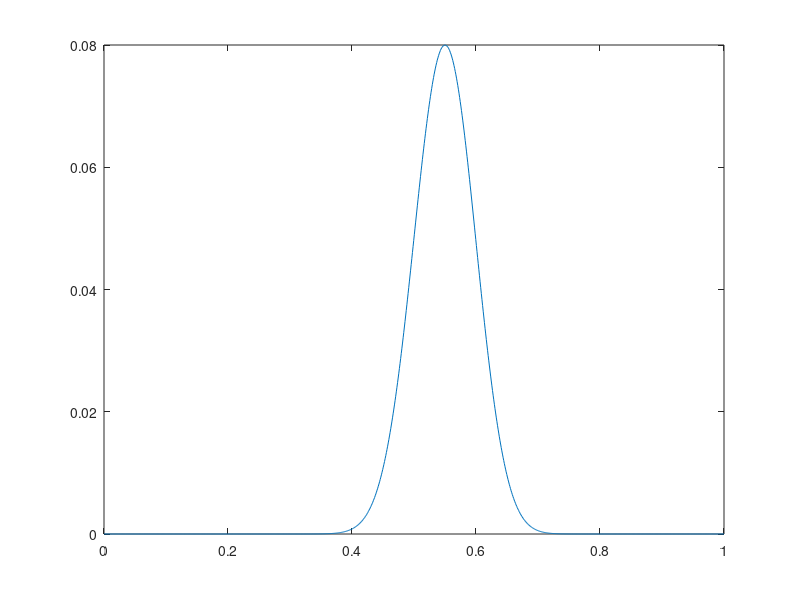

This figure's MATLAB source:
%  clase 4 ej2% numero de simulacionesN=1000;% numero de tiradasn = 100;% numero de cecask = 55;% vector de probabilidadesp_vector = linspace(0,1,N);% vector de verosimilitudesP = zeros(N,1);for i=1:N        % vario el vector de probabilidades      p = p_vector(i);        P (i)= nchoosek(n,k) * p^k * (1-p)^(n-k);    endforplot(p_vector,P)